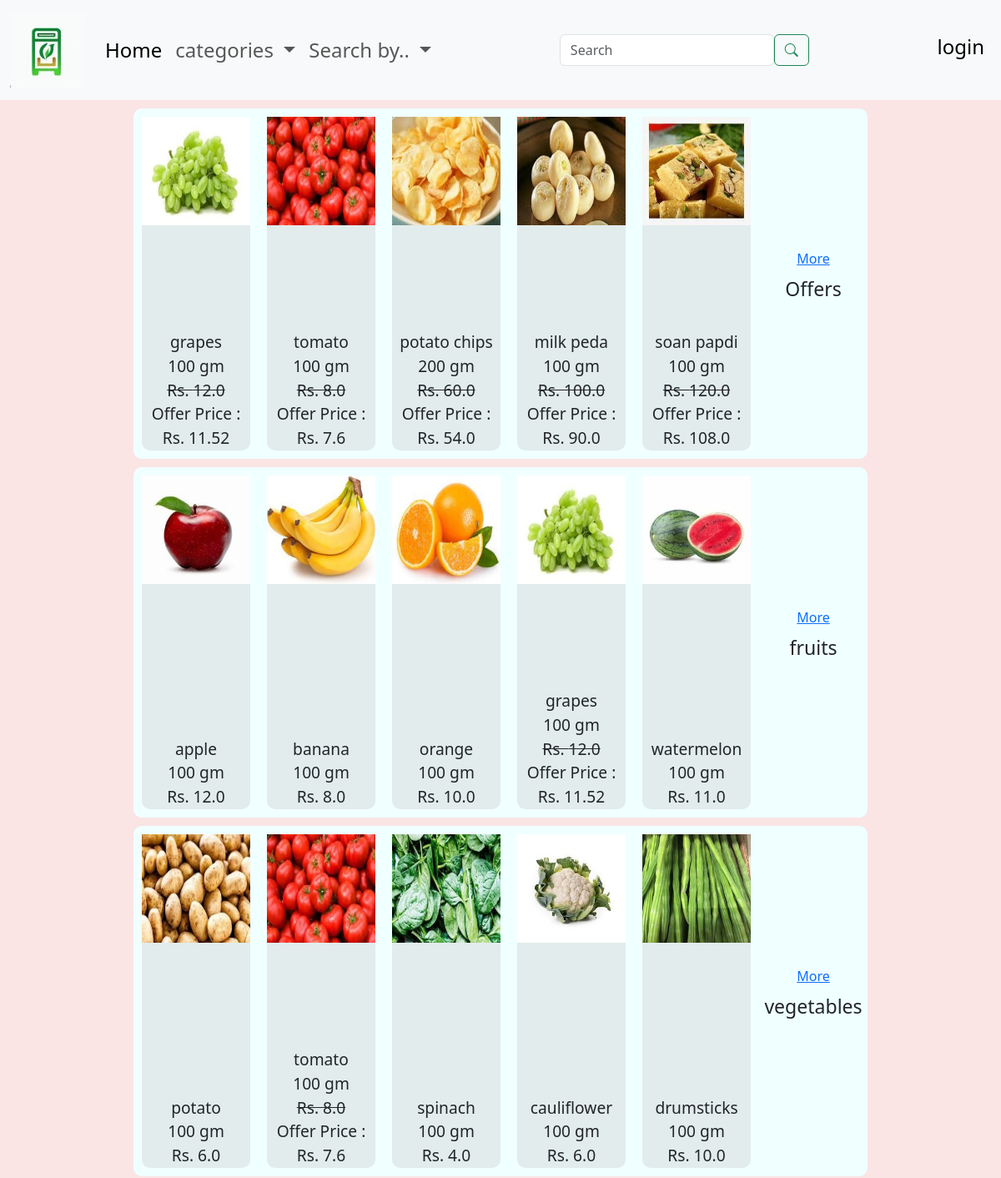
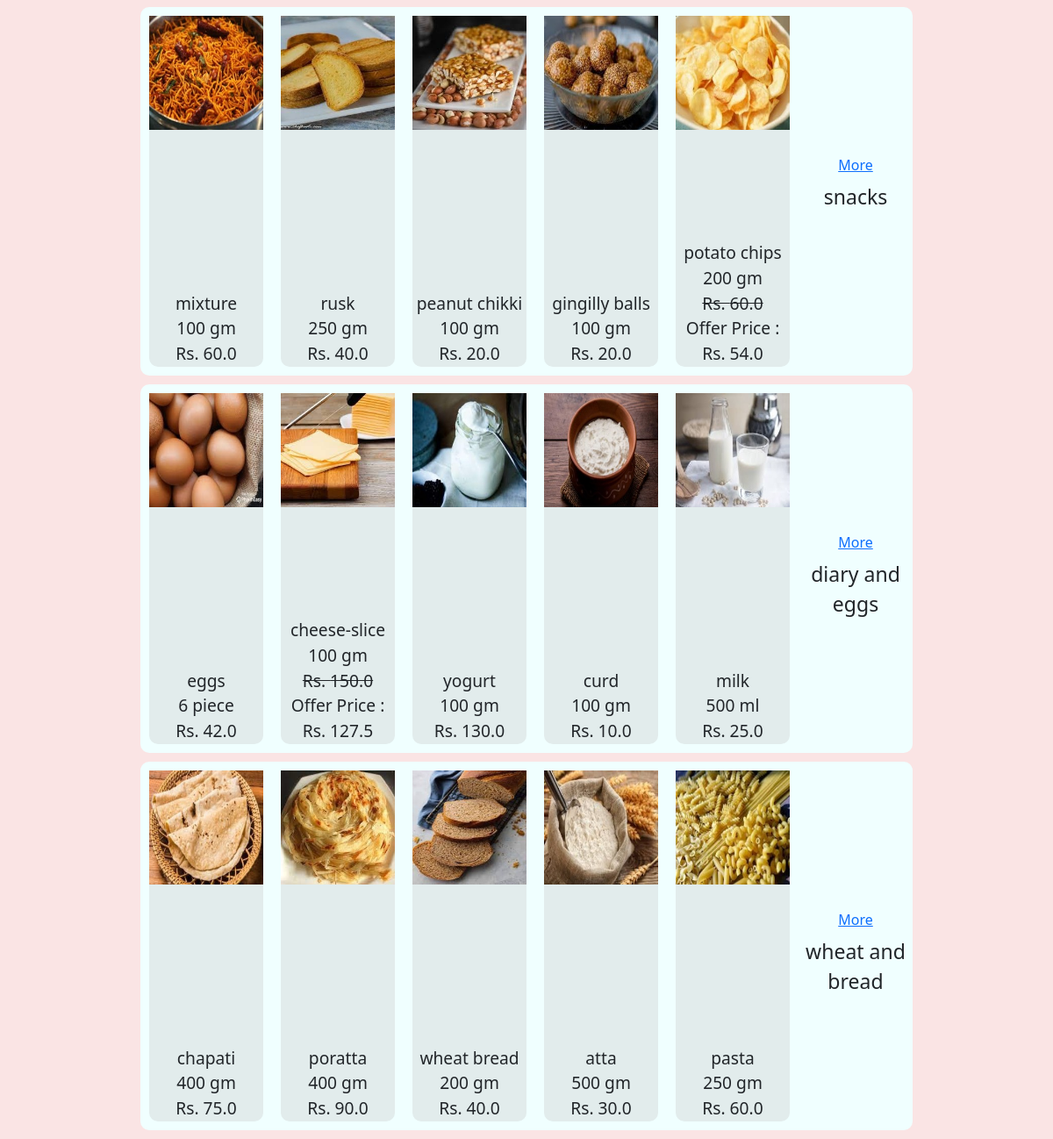
The page /home on the database its author committed (2 pictures, top to bottom).
### application/models.py (models this page shows)
class prod(db.Model):
    id=db.Column(db.Integer(),primary_key=True)
    catid = db.Column(db.Integer(), db.ForeignKey('cat.id',name='fkpc'), nullable=False)
    pname=db.Column(db.String(length=30),nullable=False,unique=True)
    price = db.Column(db.Float, nullable=False)
    unit=db.Column(db.String(length=15),nullable=False)
    qty=db.Column(db.Integer(),nullable=False,default=0)
    stock=db.Column(db.Integer(),nullable=False,default=20)
    sold=db.Column(db.Integer(),nullable=False,default=0)
    offer=db.Column(db.Float(),nullable=False)

class cat(db.Model):
    id=db.Column(db.Integer(),primary_key=True)
    cname=db.Column(db.String(length=30),nullable=False,unique=True)
    products = db.relationship('prod', backref='cat', lazy=True)

### application/controllers.py (the view)
@app.route('/',methods=['GET','POST'])
@app.route('/home')
def hp():
    offers=prod.query.filter(prod.offer>0,prod.stock>0).limit(5)
    cate=cat.query.all()
    ocn={}
    for i in offers:
        ocn[i.id]=cat.query.filter(cat.id==i.catid).first().cname
    d={}
    if current_user.is_authenticated:
        for i in current_user.cart:
            d[i.Pid]=i.no
    return render_template('hp.html',cate=cate,d=d,offers=offers,ocn=ocn)

### templates/hp.html (shortened to what this page needs)
{%extends 'base.html'%}
{%block content%}
<div class="blockcontent">
<div class="hpcatb">
    <div class="hpoff">
    {%for j in offers%}
    {%if j.stock>0%}
    <div class="prod">
        <div class="pic"><img src="{{ url_for('static', filename='images/prod/'+ j.pname+'.jpeg') }}" alt="product img"></div>
        <div class="pd">
        <div class="name">{{j.pname}}</div>
        <div class="paq">
            {{j.qty}}
            {{j.unit}}
        </div>
        <div class="price"><s>Rs. {{j.price}}</s></div>
        <div class="op">Offer Price : Rs. {{j.price*(1-j.offer/100)}}</div>
        </div>
    </div>
    {%endif%}
    {%endfor%}
    <div class="end">
        <button class="btn more">
                    <a class="fromddi" href="{{url_for('offers')}}">
                      More
                    </a>
        </button>
        <div class="cn">Offers</div>
    </div>
    </div>
{% for i in cate %}
<div class="hpcat">
    {%for j in i.products%}
    {%if loop.index <= 5%}
    <div class="prod">
    <div class="pic"><img src="{{ url_for('static', filename='images/prod/'+ j.pname+'.jpeg') }}" alt="product img"></div>
    <div class="pd">
    <div class="name">{{j.pname}}</div>
    <div class="paq">
        {{j.qty}}
        {{j.unit}}
    </div>
    {%if j.offer and j.stock>0%}
    <div class="price"><s>Rs. {{j.price}}</s></div>
    <div class="op">Offer Price : Rs. {{j.price*(1-j.offer/100)}}</div>
    {%else%}
    <div class="price">Rs. {{j.price}}</div>
    {%endif%}
    </div>
    </div>
    {%endif%}
    {%endfor%}
    <div class="end">
        <button class="btn more">
            {% set url_params = {'category': i.cname, 'price': None, 'expiry': None} %}
                    <a class="fromddi" href="{{ url_for('fsearch', **url_params) }}">
                      More
                    </a>
        </button>
        <div class="cn">{{i.cname}}</div>
    </div>
</div>
{%endfor%}
</div>
{%endblock%}

### static/css/hp.css (style rules this page uses)
.blockcontent { margin-top: 60px; }
.hpcatb { margin-left: 150px; margin-right: 150px; }
.hpcat, .hpoff { background-color: azure; display: flex; margin: 10px; border-radius: 10px; font-size:larger; }
.hpcat .prod { border: 3px solid grey; text-align: center; border: 0px solid black; border-radius:10px; width: 400px; height: 400px; margin: 10px; display: flex; flex-direction: column; justify-content: space-between; background-color: rgb(226, 236, 236); }
.hpoff .prod { border: 3px solid grey; text-align: center; border: 0px solid black; border-radius:10px; width: 400px; height: 400px; margin: 10px; background-color: rgb(226, 236, 236); display: flex; flex-direction: column; justify-content: space-between; }
.hpcat .pic img { max-width: 100%; }
.hpoff .pic img { max-width: 100%; }
.end { text-align: center; height: 350px; width: 400px; font-size: larger; font-weight: 100; padding-top: 160px; padding-bottom: 160px; }
.hpcat button { width: 100%; }
.hpoff button { width: 100%; }

### static/css/base.css (style rules this page uses)
html { scroll-behavior: smooth; }

### templates/base.html (style rules this page uses)
body { background-color: rgb(250, 228, 228); }

### rows shown on the page
prod: pname (picture), pname "grapes", qty "100", unit "gm", price "12.0", j.price*(1-j.offer/100) "11.52"
prod: pname (picture), pname "tomato", qty "100", unit "gm", price "8.0", j.price*(1-j.offer/100) "7.6"
prod: pname (picture), pname "potato chips", qty "200", unit "gm", price "60.0", j.price*(1-j.offer/100) "54.0"
prod: pname (picture), pname "milk peda", qty "100", unit "gm", price "100.0", j.price*(1-j.offer/100) "90.0"
prod: pname (picture), pname "soan papdi", qty "100", unit "gm", price "120.0", j.price*(1-j.offer/100) "108.0"
cat: cname "fruits"
prod: pname (picture), pname "apple", qty "100", unit "gm", price "12.0"
prod: pname (picture), pname "banana", qty "100", unit "gm", price "8.0"
prod: pname (picture), pname "orange", qty "100", unit "gm", price "10.0"
prod: pname (picture), pname "watermelon", qty "100", unit "gm", price "11.0"
cat: cname "vegetables"
prod: pname (picture), pname "potato", qty "100", unit "gm", price "6.0"
prod: pname (picture), pname "spinach", qty "100", unit "gm", price "4.0"
prod: pname (picture), pname "cauliflower", qty "100", unit "gm", price "6.0"
prod: pname (picture), pname "drumsticks", qty "100", unit "gm", price "10.0"
cat: cname "snacks"
prod: pname (picture), pname "mixture", qty "100", unit "gm", price "60.0"
prod: pname (picture), pname "rusk", qty "250", unit "gm", price "40.0"
prod: pname (picture), pname "peanut chikki", qty "100", unit "gm", price "20.0"
prod: pname (picture), pname "gingilly balls", qty "100", unit "gm", price "20.0"
cat: cname "diary and eggs"
prod: pname (picture), pname "eggs", qty "6", unit "piece", price "42.0"
prod: pname (picture), pname "cheese-slice", qty "100", unit "gm", price "150.0", j.price*(1-j.offer/100) "127.5"
prod: pname (picture), pname "yogurt", qty "100", unit "gm", price "130.0"
prod: pname (picture), pname "curd", qty "100", unit "gm", price "10.0"
prod: pname (picture), pname "milk", qty "500", unit "ml", price "25.0"
cat: cname "wheat and bread"
prod: pname (picture), pname "chapati", qty "400", unit "gm", price "75.0"
prod: pname (picture), pname "poratta", qty "400", unit "gm", price "90.0"
prod: pname (picture), pname "wheat bread", qty "200", unit "gm", price "40.0"
prod: pname (picture), pname "atta", qty "500", unit "gm", price "30.0"
prod: pname (picture), pname "pasta", qty "250", unit "gm", price "60.0"
